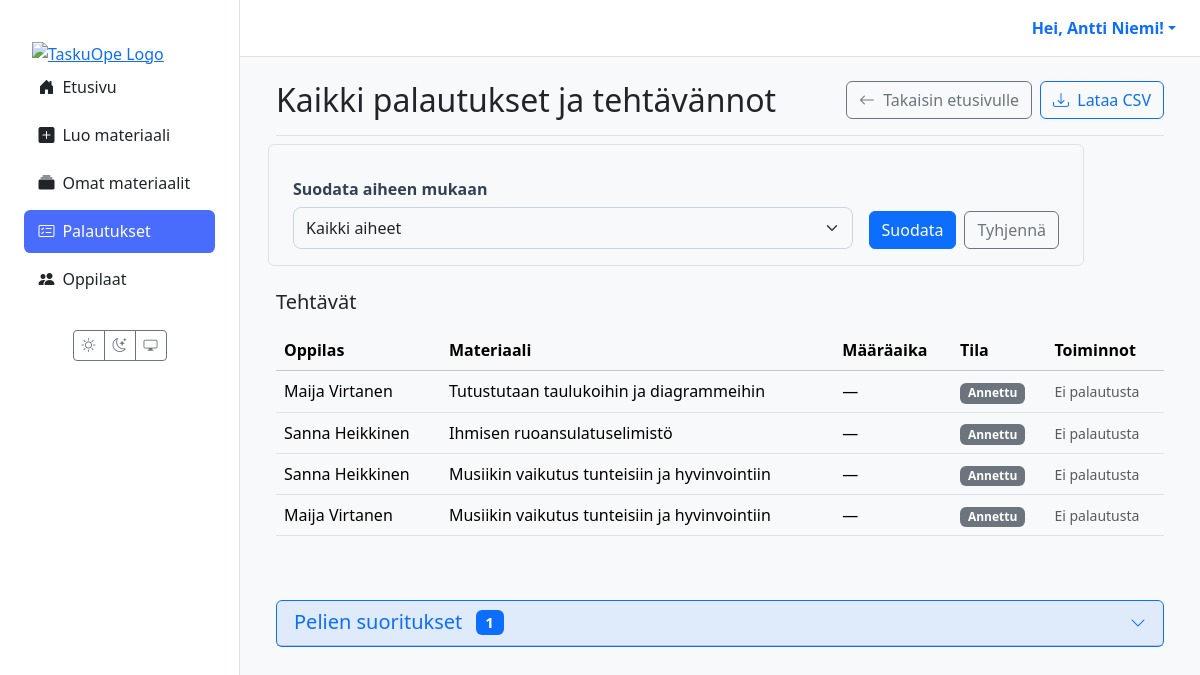
Screenshot of /palautukset/ (signed in) with the database file from the repository.
### users/models.py (models this page shows, shortened)
class CustomUser(AbstractUser):
    class Role(models.TextChoices):
        TEACHER = 'TEACHER', 'Teacher'
        STUDENT = 'STUDENT', 'Student'
    role = models.CharField(max_length=50, choices=Role.choices, default=Role.STUDENT)
    grade_class = models.PositiveSmallIntegerField(
        verbose_name="Luokka-aste",
        null=True,
        blank=True,
        choices=[(i, f"{i}. luokka") for i in range(1, 7)]
    )
    profile_image = models.ImageField(
        verbose_name="Profiilikuva",
        upload_to='profile_pics/',
        null=True,
        blank=True
    )

### materials/models.py (models this page shows, shortened)
class Assignment(models.Model):
    class Status(models.TextChoices):
        ASSIGNED = "ASSIGNED", _("Annettu")
        IN_PROGRESS = "IN_PROGRESS", _("Kesken")
        SUBMITTED = "SUBMITTED", _("Palautettu")
        GRADED = "GRADED", _("Arvioitu")
    id = models.UUIDField(primary_key=True, default=uuid.uuid4, editable=False)
    material = models.ForeignKey(Material, on_delete=models.CASCADE, verbose_name=_("Materiaali"))
    student = models.ForeignKey(
        settings.AUTH_USER_MODEL,
        related_name='assignments',
        on_delete=models.CASCADE,
        limit_choices_to={'role': 'STUDENT'},
        verbose_name=_("Oppilas"),
    )
    assigned_by = models.ForeignKey(
        settings.AUTH_USER_MODEL,
        related_name='assigned_tasks',
        on_delete=models.CASCADE,
        limit_choices_to={'role': 'TEACHER'},
        verbose_name=_("Antanut opettaja"),
    )
    due_at = models.DateTimeField(null=True, blank=True, verbose_name=_("Määräaika"))
    status = models.CharField(max_length=20, choices=Status.choices, default=Status.ASSIGNED, verbose_name=_("Tila"))
    draft_response = models.TextField(blank=True, null=True, verbose_name=_("Luonnosvastaus"))
    created_at = models.DateTimeField(auto_now_add=True, verbose_name=_("Luotu"))
    class Meta:
        constraints = [
            models.UniqueConstraint(fields=['material', 'student'], name='unique_assignment_per_student'),
        ]
        indexes = [
            models.Index(fields=['status']),
            models.Index(fields=['due_at']),
            models.Index(fields=['student']),
            models.Index(fields=['assigned_by']),
        ]
        verbose_name = _("Tehtävänanto")
        verbose_name_plural = _("Tehtävänannot")

class Material(models.Model):
    class MaterialType(models.TextChoices):
        TASK = 'tehtävä', _('Tehtävä')
        LEARNING_MATERIAL = 'oppimateriaali', _('Oppimateriaali')
        TEST = 'testi', _('Testi')
        EXAM = 'koe', _('Koe')
        GAME = 'peli', _('Peli')
    class Status(models.TextChoices):
        DRAFT = 'DRAFT', _('Luonnos')
        PENDING_APPROVAL = 'PENDING', _('Odottaa hyväksyntää')
        APPROVED = 'APPROVED', _('Hyväksytty')
        REJECTED = 'REJECTED', _('Hylätty')
    GRADE_CHOICES = [(str(i), f"{i}. luokka") for i in range(1, 7)]
    id = models.UUIDField(primary_key=True, default=uuid.uuid4, editable=False)
    title = models.CharField(max_length=255, verbose_name=_("Otsikko"))
    content = models.TextField(
        verbose_name=_("Sisältö"),
        help_text=_("Raakasisältö, esim. AI:n tuottama teksti.")
    )
    structured_content = models.JSONField(
        null=True,
        blank=True,
        verbose_name=_("Jäsennelty sisältö"),
        help_text=_("Esim. monivalinnat tai tehtävän rakenne JSON-muodossa.")
    )
    material_type = models.CharField(
        max_length=50,
        choices=MaterialType.choices,
        default=MaterialType.TASK,
        verbose_name=_("Materiaalin tyyppi"),
    )
    subject = models.CharField(max_length=100, null=True, blank=True, verbose_name=_("Aine"))
    grade_level = models.CharField(
        max_length=20,
        choices=GRADE_CHOICES,
        null=True,
        blank=True,
        verbose_name=_("Luokka-aste"),
    )
    audience = models.JSONField(
        null=True,
        blank=True,
        verbose_name=_("Kohderyhmä"),
        help_text=_("Esim. {'learning_styles': ['visuaalinen'], 'languages': ['fi']}")
    )
    author = models.ForeignKey(
        settings.AUTH_USER_MODEL,
        related_name='authored_materials',
        on_delete=models.CASCADE,
        limit_choices_to={'role': 'TEACHER'},
        verbose_name=_("Tekijä (opettaja)"),
    )
    prompt = models.ForeignKey(
        Prompt,
        on_delete=models.SET_NULL,
        null=True,
        blank=True,
        verbose_name=_("Kehoite"),
    )
    status = models.CharField(
        max_length=50,
        choices=Status.choices,
        default=Status.DRAFT,
        verbose_name=_("Tila"),
    )
    version = models.IntegerField(default=1, verbose_name=_("Versio"))
    parent = models.ForeignKey(
        'self',
        on_delete=models.SET_NULL,
        null=True,
        blank=True,
        related_name='versions',
        verbose_name=_("Edellinen versio"),
    )
    created_at = models.DateTimeField(auto_now_add=True, verbose_name=_("Luotu"))
    updated_at = models.DateTimeField(auto_now=True, verbose_name=_("Päivitetty"))
    class Meta:
        verbose_name = _("Materiaali")
        verbose_name_plural = _("Materiaalit")

### materials/views/teacher.py (the view, shortened to what this page needs)
# urls.py: path("palautukset/", views.view_all_submissions_view, name="view_all_submissions"),
@login_required(login_url='kirjaudu')
def view_all_submissions_view(request):
    if request.user.role != 'TEACHER':
        messages.error(request, "Vain opettajat voivat nähdä tämän sivun.")
        return redirect('dashboard')
    q = (request.GET.get("q") or "").strip()
    st = request.GET.get("status")  # SUBMITTED | GRADED | None
    base = (Assignment.objects
            .filter(assigned_by=request.user)
            .select_related('material', 'student')
            .order_by('-created_at'))
    if st in ("SUBMITTED", "GRADED"):
        base = base.filter(status=st)
    normal_assignments = base.exclude(material__material_type='peli')
    game_assignments = base.filter(material__material_type='peli')
    page = Paginator(normal_assignments, 20).get_page(request.GET.get("page"))
    games_list = list(game_assignments[:50])  # Rajoita max 50 peliä
    return render(request, 'assignments/submissions_list.html', {
        'assignments': page,  # Normaalit tehtävät (paginated)
        'games': games_list,  # Pelit (ei sivutusta)
        'q': q,
        'status': st or "",
    })

### templates/assignments/submissions_list.html (shortened to what this page needs)
{% extends 'partials/base.html' %}
{% load static %}
{% block content %}
<div class="container-fluid">
  <div class="d-flex flex-wrap gap-2 justify-content-between align-items-center mb-4 border-bottom pb-3">
    <h1 class="h2 mb-0">Kaikki palautukset ja tehtävännot</h1>
    <div class="d-flex gap-2">
      <a href="{% url 'dashboard' %}" class="btn btn-outline-secondary">
        <i class="bi bi-arrow-left me-1"></i> Takaisin etusivulle
      </a>
      <a class="btn btn-outline-primary"
         href="{% url 'export_submissions_csv' %}?q={{ q|urlencode }}&status={{ status|urlencode }}">
         <i class="bi bi-download me-1"></i> Lataa CSV
      </a>
    </div>
  </div>
  <div style="max-width: 800px;" class="mb-4">
    <form method="get" class="row g-3 align-items-end p-3 rounded border">
      <div class="col-md">
        <label for="subject-filter" class="form-label fw-bold">Suodata aiheen mukaan</label>
        <select name="subject" id="subject-filter" class="form-select">
          <option value="">Kaikki aiheet</option>
        </select>
      </div>
      <div class="col-md-auto">
        <div class="d-flex gap-2">
          <button type="submit" class="btn btn-primary">Suodata</button>
          <a href="{% url 'material_list' %}" class="btn btn-outline-secondary">Tyhjennä</a>
        </div>
      </div>
    </form>
  </div>
  <section class="assignments-list mb-5">
    <h5 class="mb-3">Tehtävät</h5>
    {% if assignments %}
    <div class="table-responsive">
      <table class="table table-hover align-middle tasks">
        <thead class="table-light">
          <tr>
            <th scope="col">Oppilas</th>
            <th scope="col">Materiaali</th>
            <th scope="col">Määräaika</th>
            <th scope="col">Tila</th>
            <th scope="col">Toiminnot</th>
          </tr>
        </thead>
        <tbody>
          {% for assignment in assignments %}
          <tr>
            <td data-label="Oppilas">{{ assignment.student.get_full_name|default:assignment.student.username }}</td>
            <td data-label="Materiaali">{{ assignment.material.title }}</td>
            <td data-label="Määräaika">{{ assignment.due_at|date:"d.m.Y H:i"|default:"—" }}</td>
            <td data-label="Tila">
              <span class="badge
                {% if assignment.status == 'GRADED' %}bg-success
                {% elif assignment.status == 'SUBMITTED' %}bg-primary
                {% elif assignment.status == 'IN_PROGRESS' %}bg-warning
                {% else %}bg-secondary{% endif %}">
                {{ assignment.get_status_display }}
              </span>
            </td>
            <td data-label="Toiminnot">
              {% if assignment.status in 'SUBMITTED,GRADED' %}
                {% with sub=assignment.submissions.last %}
                  {% if sub %}
                    <a href="{% url 'grade_submission' submission_id=sub.id %}"
                       class="btn btn-sm btn-outline-primary">
                      <i class="bi bi-pencil-square me-1"></i> Arvioi
                    </a>
                  {% endif %}
                {% endwith %}
              {% else %}
                <span class="text-muted small">Ei palautusta</span>
              {% endif %}
            </td>
          </tr>
          {% endfor %}
        </tbody>
      </table>
    </div>
    {% endif %}
  </section>
  {% if games %}
  <section class="games-section">
    <div class="card border-primary">
      <div class="card-header bg-primary bg-opacity-10">
        <button class="btn btn-link w-100 text-start text-decoration-none p-0"
                type="button"
                data-bs-toggle="collapse"
                data-bs-target="#gamesCollapse"
                aria-expanded="false"
                aria-controls="gamesCollapse">
          <div class="d-flex justify-content-between align-items-center">
            <h5 class="mb-0">
              </i>Pelien suoritukset
              <span class="badge bg-primary ms-2">{{ games|length }}</span>
            </h5>
            <i class="bi bi-chevron-down"></i>
          </div>
        </button>
      </div>
    </div>
  </section>
  {% endif %}
</div>
{% endblock %}

### templates/partials/base.html (shortened to what this page needs)
{% load static %}
<!DOCTYPE html>
<html lang="fi" data-bs-theme="light">
<head>
  <link href="https://cdn.jsdelivr.net/npm/bootstrap@5.3.2/dist/css/bootstrap.min.css" rel="stylesheet">
  <link rel="stylesheet" href="https://cdn.jsdelivr.net/npm/bootstrap-icons@1.11.3/font/bootstrap-icons.min.css">
  <link rel="stylesheet" href="{% static 'css/style.css' %}">
</head>
<body>
  <div class="main-layout-container">
    <aside class="sidebar d-none d-lg-flex flex-column">
      <div class="flex-column w-100">
        <a href="{% url 'dashboard' %}" class="px-3 pt-3 d-block"><img src="{% static 'images/logo1.png' %}" alt="TaskuOpe Logo" class="img-fluid"></a>
        {% with nm=request.resolver_match.url_name %}
        <nav class="nav nav-pills flex-column mb-4 px-2">
          <a href="{% url 'dashboard' %}" class="nav-link {% if nm == 'dashboard' %}active{% endif %}"><i class="bi bi-house-door-fill me-2"></i>Etusivu</a>
          {% if request.user.is_authenticated and request.user.role == 'STUDENT' %}
            <a href="{% url 'student_assignments' %}" class="nav-link {% if nm == 'student_assignments' %}active{% endif %}"><i class="bi bi-list-check me-2"></i>Omat tehtävät</a>
            <a href="{% url 'student_games' %}" class="nav-link {% if nm == 'student_games' %}active{% endif %}"><i class="bi bi-controller me-2"></i>Pelit</a>
            <a href="{% url 'student_grades' %}" class="nav-link {% if nm == 'student_grades' %}active{% endif %}"><i class="bi bi-award me-2"></i>Palautukset & arvioinnit</a>
          {% elif request.user.is_authenticated and request.user.role == 'TEACHER' %}
            <a href="{% url 'create_material' %}" class="nav-link {% if nm == 'create_material' %}active{% endif %}"><i class="bi bi-plus-square-fill me-2"></i>Luo materiaali</a>
            <a href="{% url 'material_list' %}" class="nav-link {% if nm == 'material_list' %}active{% endif %}"><i class="bi bi-collection-fill me-2"></i>Omat materiaalit</a>
            <a href="{% url 'view_all_submissions' %}" class="nav-link {% if nm == 'view_all_submissions' %}active{% endif %}"><i class="bi bi-card-checklist me-2"></i>Palautukset</a>
            <a href="{% url 'teacher_student_list' %}" class="nav-link {% if nm == 'teacher_student_list' %}active{% endif %}"><i class="bi bi-people-fill me-2"></i>Oppilaat</a>
          {% endif %}
        </nav>
        {% endwith %}
        <div class="mt-auto text-center pb-3">
          <div class="btn-group"><button id="theme-light" class="btn btn-outline-secondary btn-sm"><i class="bi bi-sun"></i></button><button id="theme-dark" class="btn btn-outline-secondary btn-sm"><i class="bi bi-moon-stars"></i></button><button id="theme-system" class="btn btn-outline-secondary btn-sm"><i class="bi bi-display"></i></button></div>
        </div>
      </div>
    </aside>
    <div class="main-content-wrapper">
      <header class="main-header d-none d-lg-flex justify-content-end align-items-center px-4 py-3">
        <div class="dropdown">
          <a href="#" class="d-flex align-items-center text-decoration-none dropdown-toggle" data-bs-toggle="dropdown">
            <strong>Hei, {{ user.get_full_name|default:user.username }}!</strong>
          </a>
        </div>
      </header>
      <main class="page-content">
        {% block content %}{% endblock %}
      </main>
    </div>
  </div>
</body>
</html>

### TaskuOpe/static/css/style.css (style rules this page uses)
:root { --sidebar-width: 240px; }
[data-bs-theme="light"] { --bg-color: #f8f9fa; --card-bg-color: #ffffff; --text-color: #212529; --border-color: #dee2e6; --bs-body-bg: var(--bg-color); --bs-body-color: var(--text-color); --bs-border-color: var(--border-color); --bs-card-bg: var(--card-bg-color); }
html, body { height: 100%; overflow: hidden; }
.main-layout-container { display: flex; flex-direction: row; height: 100%; width: 100%; background-color: var(--bs-body-bg); }
.sidebar { width: var(--sidebar-width); flex-shrink: 0; height: 100vh; overflow-y: auto; background-color: var(--card-bg-color); border-right: 1px solid var(--border-color); padding: 1.5rem 1rem; }
.main-content-wrapper { flex-grow: 1; display: flex; flex-direction: column; height: 100vh; overflow: hidden; }
.main-header { flex-shrink: 0; background-color: var(--card-bg-color); border-bottom: 1px solid var(--border-color); padding: 0.75rem 1.5rem; }
.page-content { flex-grow: 1; overflow-y: auto; padding: 1.5rem; }
.sidebar .nav-link { color: var(--text-color); font-weight: 500; padding: 0.6rem 0.9rem; border-radius: 0.4rem; margin-bottom: 0.3rem; transition: background 0.2s; }
.sidebar .nav-link.active { background-color: #4a6cfd; color: #fff; }
.form-label { font-weight: 600; margin-bottom: 6px; color: #334155; }
.form-control, .form-select { border: 1px solid #cbd5e1; padding: 8px 12px; border-radius: 8px; transition: border-color 0.2s, box-shadow 0.2s; }
:root { --taskuope-font-sans: system-ui, -apple-system, "Segoe UI", Roboto, "Helvetica Neue", Arial, sans-serif; }

### rows the page displays
CustomUser: get_full_name "Antti Niemi"
Assignment: student.get_full_name "Maija Virtanen", material "Tutustutaan taulukoihin ja diagrammeihin", due_at "—", status "Annettu", shows "Ei palautusta"
Assignment: student.get_full_name "Sanna Heikkinen", material "Ihmisen ruoansulatuselimistö", due_at "—", status "Annettu", shows "Ei palautusta"
Assignment: student.get_full_name "Sanna Heikkinen", material "Musiikin vaikutus tunteisiin ja hyvinvointiin", due_at "—", status "Annettu", shows "Ei palautusta"
Assignment: student.get_full_name "Maija Virtanen", material "Musiikin vaikutus tunteisiin ja hyvinvointiin", due_at "—", status "Annettu", shows "Ei palautusta"

### other values shown
{{ games|length }} "1"
